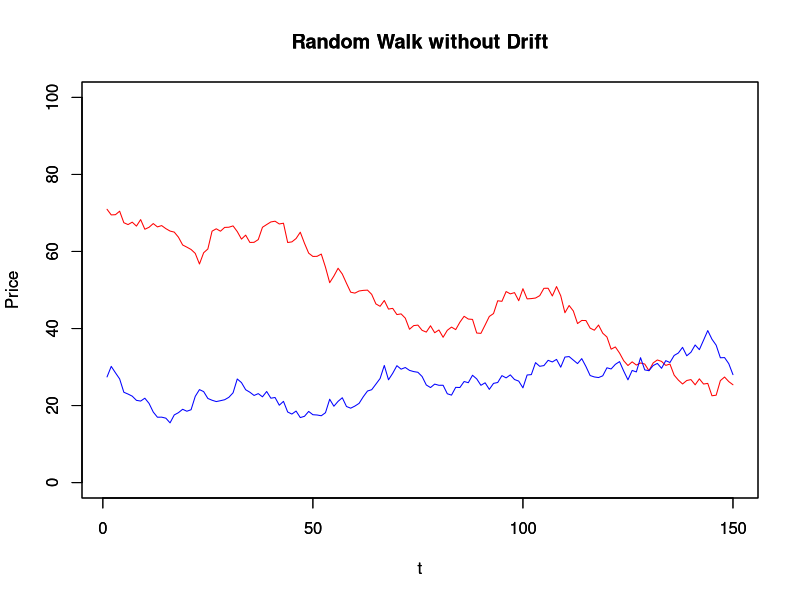
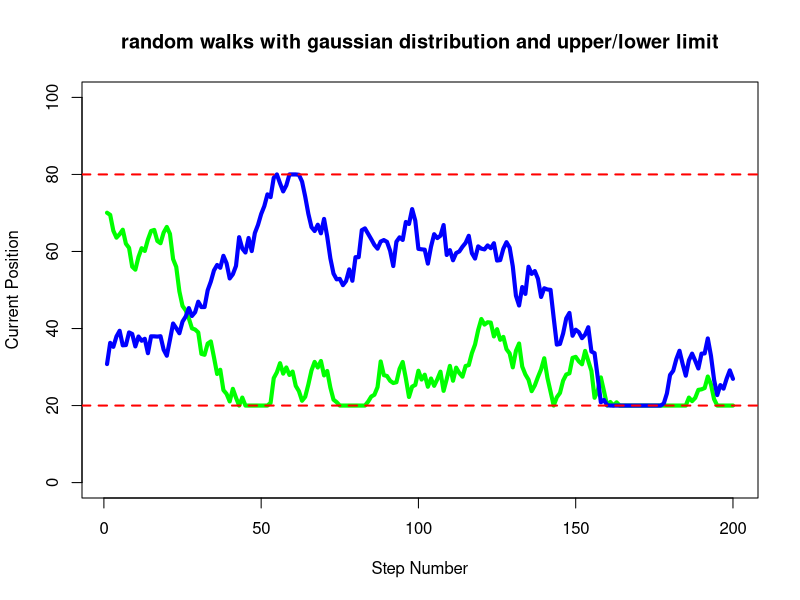

Source code (R) for these figures, in order:
RW <- function(N, x0, mu, variance) {
  z<-cumsum(rnorm(n=N, mean=0, 
                  sd=sqrt(variance)))
  t<-1:N
  x<-x0+t*mu+z
  return(x)
}
# mu is the drift
set.seed(50)
P1<-RW(150,70,0,3)
set.seed(12)
P2<-RW(150,30,0,3)
plot(P1, main="Random Walk without Drift", 
     xlab="t",ylab="Price", ylim=c(0,100),
     typ='l', col="red")
par(new=T)  #to draw in the same plot
plot(P2, main="Random Walk without Drift", 
     xlab="t",ylab="Price", ylim=c(0,100),
     typ='l', col="blue")






ntrials=200
stepsize = 3
offset1=70 #maybe replace with random starting point?
offset2=30 #maybe replace with random starting point?
upper_limit=80
lower_limit=20

set.seed(10)
pos1 <- (cumsum(rnorm(ntrials))*stepsize )+offset1
pos1[pos1>upper_limit] = upper_limit;
pos1[pos1<lower_limit] = lower_limit;
set.seed(15)
pos2 <- (cumsum(rnorm(ntrials))*stepsize )+offset2
pos2[pos2>upper_limit] = upper_limit;
pos2[pos2<lower_limit] = lower_limit;
plot(seq_along(pos1), pos1,
     xlab="Step Number", ylab="Current Position", main = "random walks with gaussian distribution and upper/lower limit",
     type = "l", col="green",
     ylim = c(0,100), lwd = 4
)
lines(seq_along(pos2), pos2,
      type = "l", col="blue", lwd = 4
)
abline(h=lower_limit, col="red", lwd=2, lty=2)
abline(h=upper_limit, col="red", lwd=2, lty=2)
